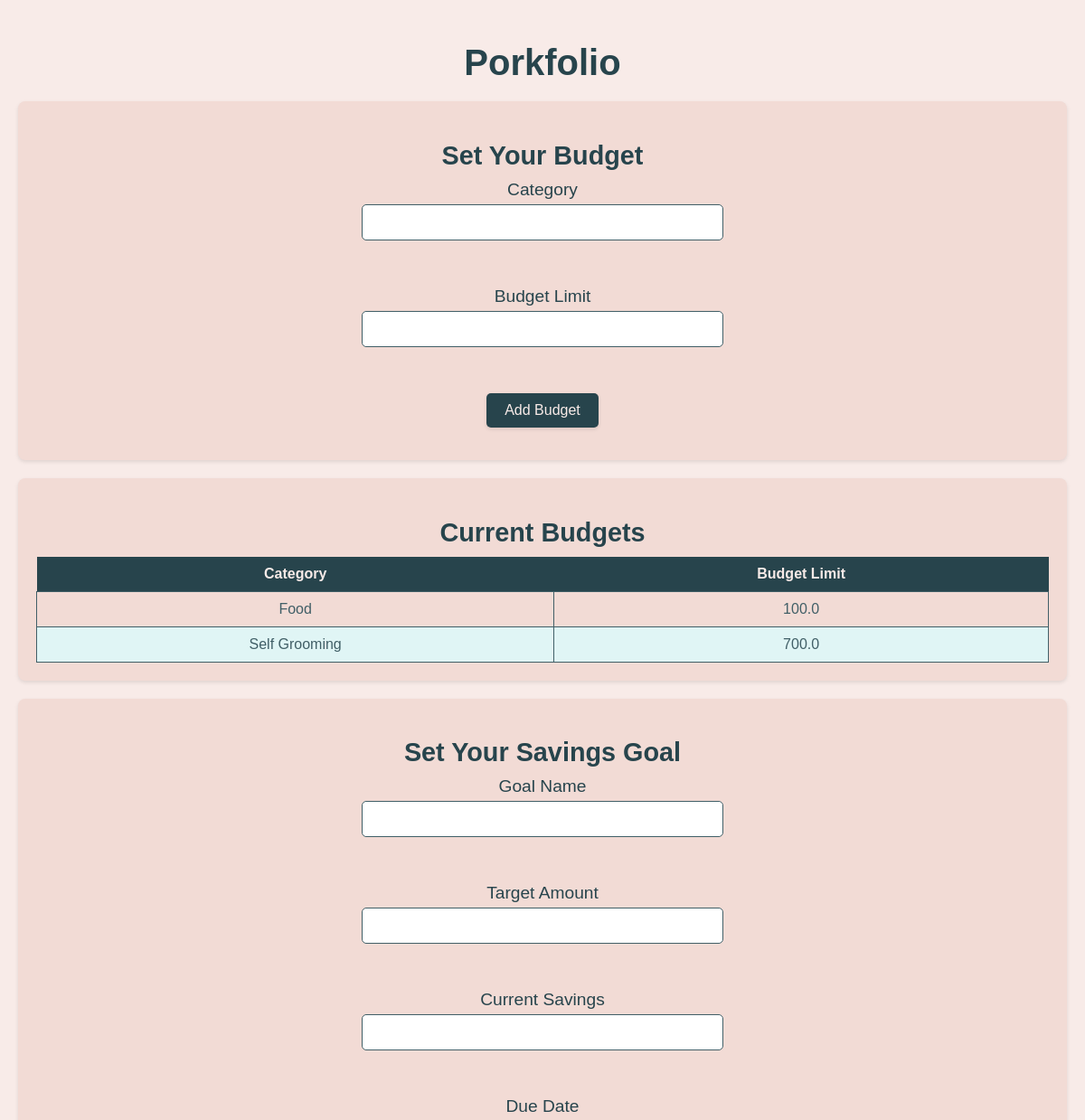
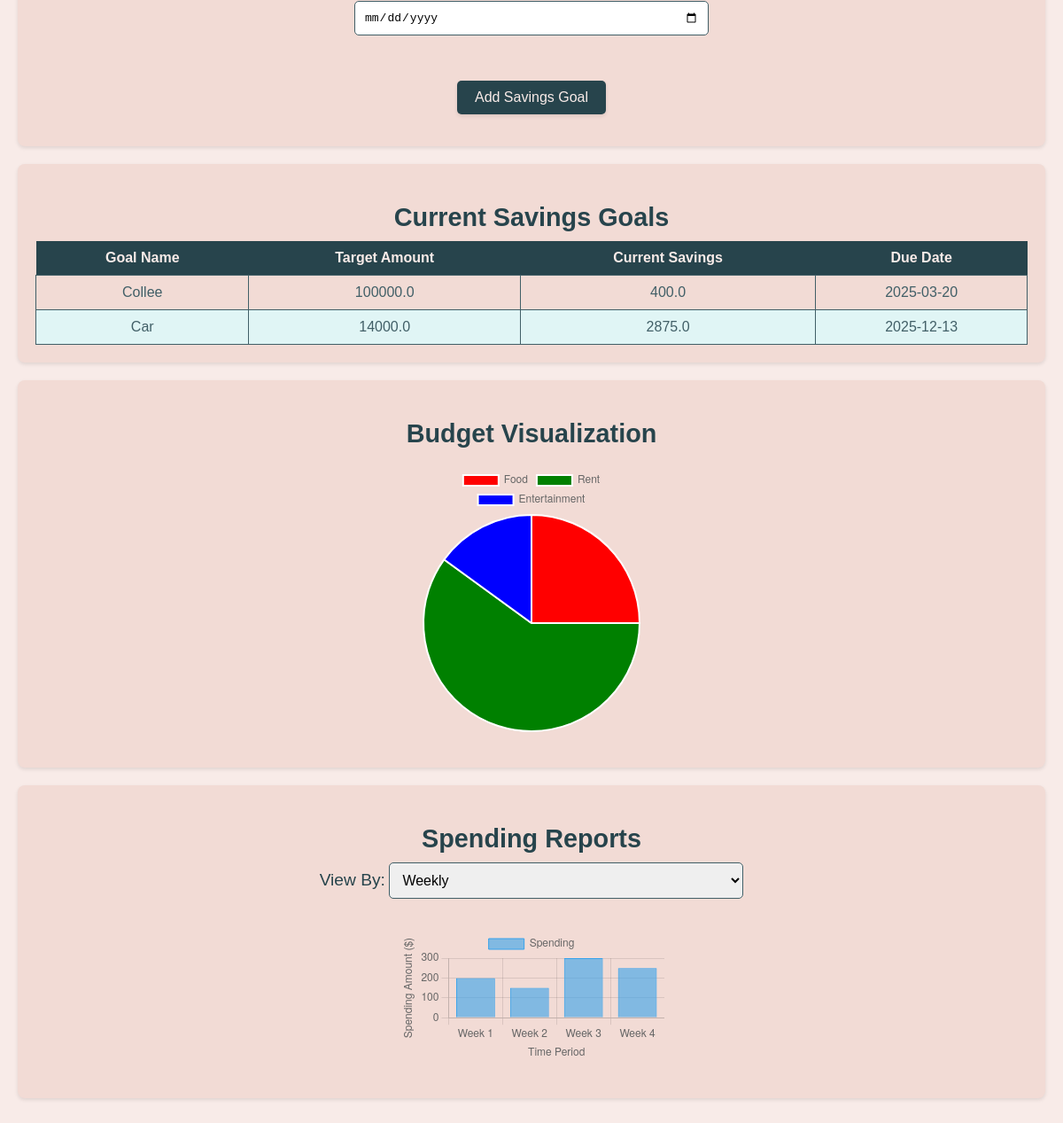
The app's page /budgeting with its own data (2 pictures, top to bottom).
### tables this page shows
CREATE TABLE budgets (
            id INTEGER PRIMARY KEY AUTOINCREMENT,
            category TEXT NOT NULL,
            budget_limit REAL NOT NULL
        );

CREATE TABLE savings_goals (
            id INTEGER PRIMARY KEY AUTOINCREMENT,
            goal_name TEXT NOT NULL,
            target_amount REAL NOT NULL,
            current_savings REAL NOT NULL,
            due_date TEXT
        );

### app.py (the view, shortened to what this page needs)
@app.route('/budgeting', methods=['GET', 'POST'])
def budgeting():
    conn = sqlite3.connect('finances.db')
    c = conn.cursor()
    c.execute("SELECT * FROM budgets")
    budgets = c.fetchall()
    c.execute("SELECT * FROM savings_goals")
    goals = c.fetchall()
    conn.close()
    return render_template('budgeting.html', budgets=budgets, goals=goals)

### templates/budgeting.html (shortened to what this page needs)
<head>
    <link rel="stylesheet" href="{{ url_for('static', filename='css/budget.css') }}"/>
</head>
<body>
    <div class="container">
        <h1 class="title">Porkfolio</h1>
        <section class="form-section">
            <h2 class="section-title">Set Your Budget</h2>
            <form method="POST" class="budget-form">
                <label for="category" class="form-label">Category</label>
                <input type="text" id="category" name="category" class="form-input" required><br><br>
                <label for="budget_limit" class="form-label">Budget Limit</label>
                <input type="number" id="budget_limit" name="budget_limit" class="form-input" required><br><br>
                <button type="submit" class="btn">Add Budget</button>
            </form>
        </section>
        <section class="budget-table-section">
            <h2 class="section-title">Current Budgets</h2>
            <table class="budget-table">
                <thead>
                    <tr>
                        <th>Category</th>
                        <th>Budget Limit</th>
                    </tr>
                </thead>
                <tbody>
                    {% for budget in budgets %}
                    <tr>
                        <td>{{ budget[1] }}</td>
                        <td>{{ budget[2] }}</td>
                    </tr>
                    {% endfor %}
                </tbody>
            </table>
        </section>
        <section class="form-section">
            <h2 class="section-title">Set Your Savings Goal</h2>
            <form method="POST" action="{{ url_for('budgeting') }}" class="goal-form">
                <label for="goal_name" class="form-label">Goal Name</label>
                <input type="text" id="goal_name" name="goal_name" class="form-input" required><br><br>
                <label for="target_amount" class="form-label">Target Amount</label>
                <input type="number" id="target_amount" name="target_amount" class="form-input" required><br><br>
                <label for="current_savings" class="form-label">Current Savings</label>
                <input type="number" id="current_savings" name="current_savings" class="form-input" required><br><br>
                <label for="due_date" class="form-label">Due Date</label>
                <input type="date" id="due_date" name="due_date" class="form-input"><br><br>
                <button type="submit" class="btn">Add Savings Goal</button>
            </form>
        </section>
        <section class="goal-table-section">
            <h2 class="section-title">Current Savings Goals</h2>
            <table class="goal-table">
                <thead>
                    <tr>
                        <th>Goal Name</th>
                        <th>Target Amount</th>
                        <th>Current Savings</th>
                        <th>Due Date</th>
                    </tr>
                </thead>
                <tbody>
                    {% for goal in goals %}
                    <tr>
                        <td>{{ goal[1] }}</td>
                        <td>{{ goal[2] }}</td>
                        <td>{{ goal[3] }}</td>
                        <td>{{ goal[4] }}</td>
                    </tr>
                    {% endfor %}
                </tbody>
            </table>
        </section>
        <section class="chart-section">
            <h2 class="section-title">Budget Visualization</h2>
            <canvas id="pieChart" class="pie-chart"></canvas>
        </section>
        <section class="chart-section">
            <h2 class="section-title">Spending Reports</h2>
            <label for="timePeriod" class="form-label">View By:</label>
            <select id="timePeriod" class="form-input">
                <option value="weekly">Weekly</option>
            </select>
            <canvas id="barChart" class="bar-chart"></canvas>
        </section>
        <script>
            var ctx = document.getElementById('pieChart').getContext('2d');
            var pieChart = new Chart(ctx, {
                type: 'pie',
                data: {
                    labels: ['Food', 'Rent', 'Entertainment'],  // Example categories
                    datasets: [{
                        data: [500, 1200, 300],  // Example spending
                        backgroundColor: ['red', 'green', 'blue']
                    }]
                }
            });
        </script>
        <script>
            var barCtx = document.getElementById('barChart').getContext('2d');
            // Example data (replace with server data dynamically)
            var weeklyData = {
                labels: ['Week 1', 'Week 2', 'Week 3', 'Week 4'],
                datasets: [{
                    label: 'Spending',
                    data: [200, 150, 300, 250],
                    backgroundColor: 'rgba(54, 162, 235, 0.6)',
                    borderColor: 'rgba(54, 162, 235, 1)',
                    borderWidth: 1
                }]
            };
            var monthlyData = {
                labels: ['January', 'February', 'March', 'April'],
                datasets: [{
                    label: 'Spending',
                    data: [800, 750, 1000, 950],
                    backgroundColor: 'rgba(75, 192, 192, 0.6)',
                    borderColor: 'rgba(75, 192, 192, 1)',
                    borderWidth: 1
                }]
            };
            var barChart = new Chart(barCtx, {
                type: 'bar',
                data: weeklyData, // Default to weekly
                options: {
                    responsive: true,
                    plugins: {
                        legend: {
                            display: true,
                            position: 'top'
                        }
                    },
                    scales: {
                        x: {
                            title: {
                                display: true,
                                text: 'Time Period'
                            }
                        },
                        y: {
                            title: {
                                display: true,
                                text: 'Spending Amount ($)'
                            },
                            beginAtZero: true
                        }
                    }
                }
            });
            // Dropdown to switch between Weekly and Monthly data
            document.getElementById('timePeriod').addEventListener('change', function () {
                if (this.value === 'weekly') {
                    barChart.data = weeklyData;
                } else if (this.value === 'monthly') {
                    barChart.data = monthlyData;
                }
                barChart.update(); // Update chart with new data
            });
        </script>
    </div>
</body>

### static/css/budget.css (style rules this page uses)
body { background-color: #F8EBE8; font-family: Arial, sans-serif; margin: 0; padding: 0; }
.container { max-width: 1200px; margin: 0 auto; padding: 20px; }
.title { text-align: center; font-size: 2.5em; color: #27444C; margin-bottom: 20px; }
.section-title { font-size: 1.8em; color: #27444C; margin-bottom: 10px; text-align: center; }
.form-section { background-color: #F2DBD5; padding: 20px; border-radius: 8px; margin-bottom: 20px; box-shadow: 0 2px 4px rgba(0, 0, 0, 0.1); }
.budget-form, .goal-form { display: flex; flex-direction: column; align-items: center; }
.form-label { font-size: 1.2em; color: #27444C; margin-bottom: 5px; }
.form-input { width: 100%; max-width: 400px; padding: 10px; border: 1px solid #415f67; border-radius: 5px; margin-bottom: 15px; font-size: 1em; }
.btn { background-color: #27444C; color: #F8EBE8; padding: 10px 20px; border: none; border-radius: 5px; cursor: pointer; font-size: 1em; box-shadow: 0 2px 4px rgba(0, 0, 0, 0.1); }
.budget-table-section, .goal-table-section { background-color: #F2DBD5; padding: 20px; border-radius: 8px; margin-bottom: 20px; box-shadow: 0 2px 4px rgba(0, 0, 0, 0.1); }
.budget-table, .goal-table { width: 100%; border-collapse: collapse; margin-top: 10px; font-size: 1em; color: #415f67; }
.budget-table th, .goal-table th { background-color: #27444C; color: #F8EBE8; padding: 10px; }
.budget-table td, .goal-table td { padding: 10px; border: 1px solid #415f67; text-align: center; }
.budget-table tr:nth-child(even), .goal-table tr:nth-child(even) { background-color: #E0F5F5; }
.chart-section { background-color: #F2DBD5; padding: 20px; border-radius: 8px; margin-bottom: 20px; text-align: center; box-shadow: 0 2px 4px rgba(0, 0, 0, 0.1); }
.pie-chart, .bar-chart { max-width: 800px; margin: 20px auto; }

### records on screen
budgets: category "Food", budget_limit "100.0"
budgets: category "Self Grooming", budget_limit "700.0"
savings_goals: goal_name "Collee", target_amount "100000.0", current_savings "400.0", due_date "2025-03-20"
savings_goals: goal_name "Car", target_amount "14000.0", current_savings "2875.0", due_date "2025-12-13"
